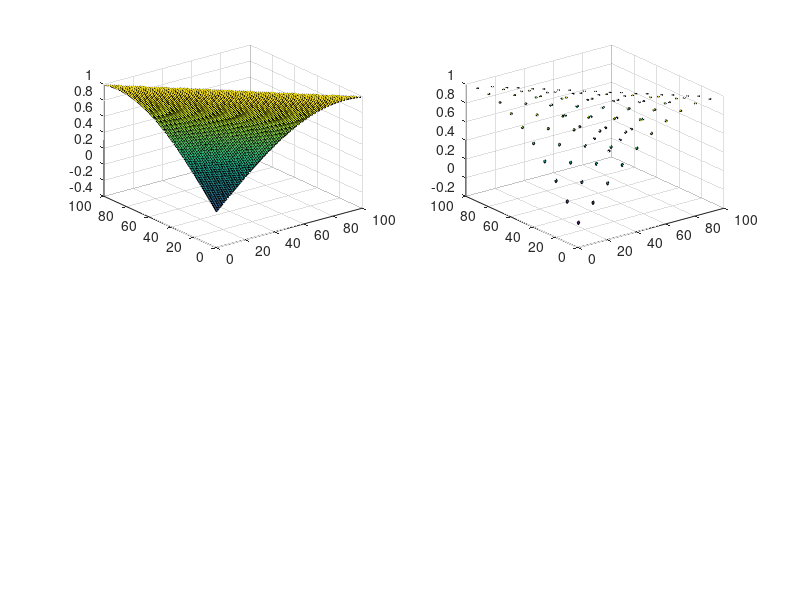

The MATLAB source for this figure: (Note: this script raises an error after producing the figure.)
%% Testgrid

clear all
close all

% Create arrays of x and y cooordinates

[x,y]=meshgrid(1:100);

% Calculate z values

z=sin((x+y)*pi/180);

figure
subplot(2,2,1);
surf(z);

% Now create a similar model, but on a higher resolution grid, with only a
% z value for every 10 the row and column

z=nan(100);

for i=2:10:100
    for j=2:10:100
        z(j-1,i-1)=sin((x(j-1,i-1)+y(j-1,i-1))*pi/180);
        z(j  ,i-1)=sin((x(j  ,i-1)+y(j  ,i-1))*pi/180);
        z(j-1,i  )=sin((x(j-1,i  )+y(j-1,i  ))*pi/180);
        z(j  ,i  )=sin((x(j  ,i  )+y(j  ,i  ))*pi/180);
    end
end
subplot(2,2,2);
surf(z);

% Get the coordinates of where data is available

[row,col]=find(~isnan(z));
Z=z(row,col);

% Now calculate a DEM based on the input data from x, y and z

x=[0 500 1000];
y=[0 500 2000];
z=[1 4 1];

dem=RegGrid3D(3,20,20,[min(x) max(x)],[min(y) max(y)]);
dem.Create(x,y,z,1,1,5);

dem.Plot();
surface=dem.weighGrid./dem.sumWeight;
surface(surface==inf)=NaN;

subplot(2,2,3);
figure
surf(surface);

drawnow()